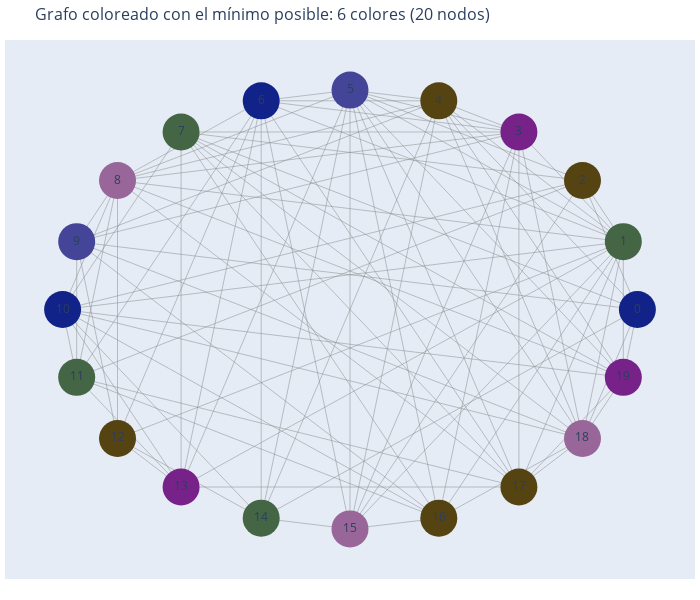

Here is the notebook cell this chart was saved with:
### Code cell
# Graficamos finalmente el grafo con el mínimo de colores posible
title = "Grafo coloreado con el mínimo posible: {} colores ({} nodos)".format(cromatic_num,n)
fig = go.Figure(data=[edge_trace, node_trace],
            layout=go.Layout(
            title=title, width=700, height=600,
            titlefont=dict(size=16),
            showlegend=False,
            hovermode='closest',
            margin=dict(b=21, l=5, r=5, t=40),
            xaxis=dict(showgrid=False, zeroline=False,
                       showticklabels=False, mirror=True),
            yaxis=dict(showgrid=False, zeroline=False,
showticklabels=False, mirror=True)))
fig.show()

### Figure 1 — Plotly figure (JSON) as saved in the notebook; plotly's stock layout.template omitted (floating-point values rounded to 4 significant figures; data arrays with more than 128 entries replaced by an {"elided": "..."} marker saying what was removed)
{"data": [{"hoverinfo": "none", "line": {"color": "#888", "width": 0.5}, "mode": "lines", "type": "scatter", "x": {"elided": "282 float values"}, "y": {"elided": "282 float values"}}, {"hoverinfo": "text", "marker": {"color": ["#128", "#464", "#541", "#728", "#541", "#449", "#128", "#464", "#969", "#449", "#128", "#464", "#541", "#728", "#464", "#969", "#541", "#541", "#969", "#728", 7, 14, 7, 11, 11, 13, 11, 9, 11, 8, 10, 8, 6, 8, 7, 8, 9, 10, 11, 9], "colorbar": {"thickness": 1, "title": {"side": "right", "text": "Node Connections"}, "xanchor": "left"}, "line": {"width": 0}, "reversescale": false, "showscale": false, "size": 37}, "mode": "markers+text", "text": ["0", "1", "2", "3", "4", "5", "6", "7", "8", "9", "10", "11", "12", "13", "14", "15", "16", "17", "18", "19"], "type": "scatter", "x": [1.0, 0.9511, 0.809, 0.5878, 0.309, -4.361e-08, -0.309, -0.5878, -0.809, -0.9511, -1.0, -0.9511, -0.809, -0.5878, -0.309, 1.202e-08, 0.309, 0.5878, 0.809, 0.9511], "y": [1.927e-08, 0.309, 0.5878, 0.809, 0.9511, 1, 0.9511, 0.809, 0.5878, 0.309, -6.815e-08, -0.309, -0.5878, -0.809, -0.9511, -1.0, -0.9511, -0.809, -0.5878, -0.309]}], "layout": {"height": 600, "hovermode": "closest", "margin": {"b": 21, "l": 5, "r": 5, "t": 40}, "showlegend": false, "title": {"font": {"size": 16}, "text": "Grafo coloreado con el mínimo posible: 6 colores (20 nodos)"}, "width": 700, "xaxis": {"mirror": true, "showgrid": false, "showticklabels": false, "zeroline": false}, "yaxis": {"mirror": true, "showgrid": false, "showticklabels": false, "zeroline": false}}}
